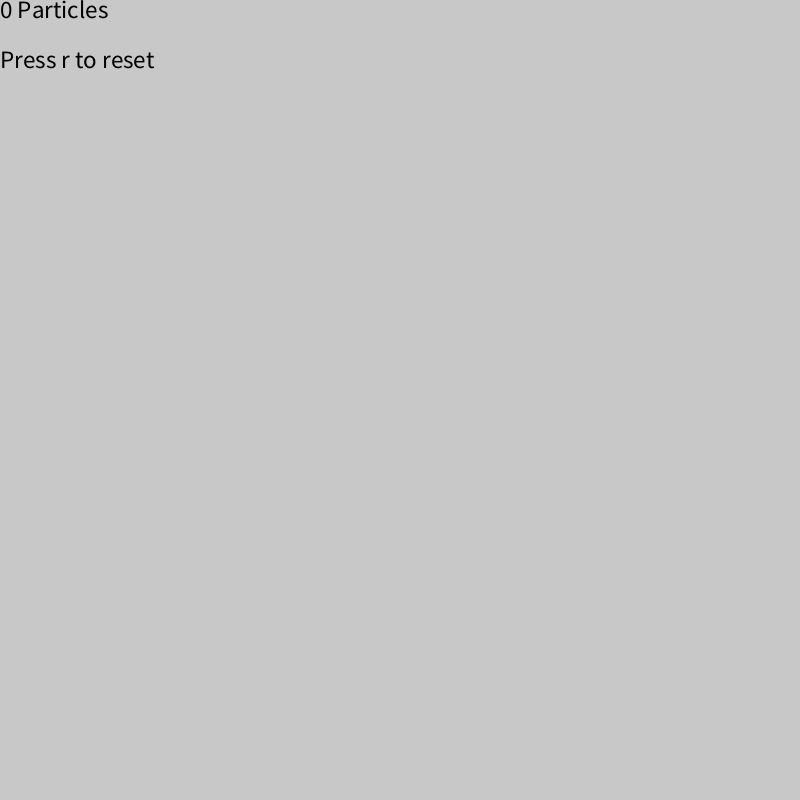
Frame 1 (no input)
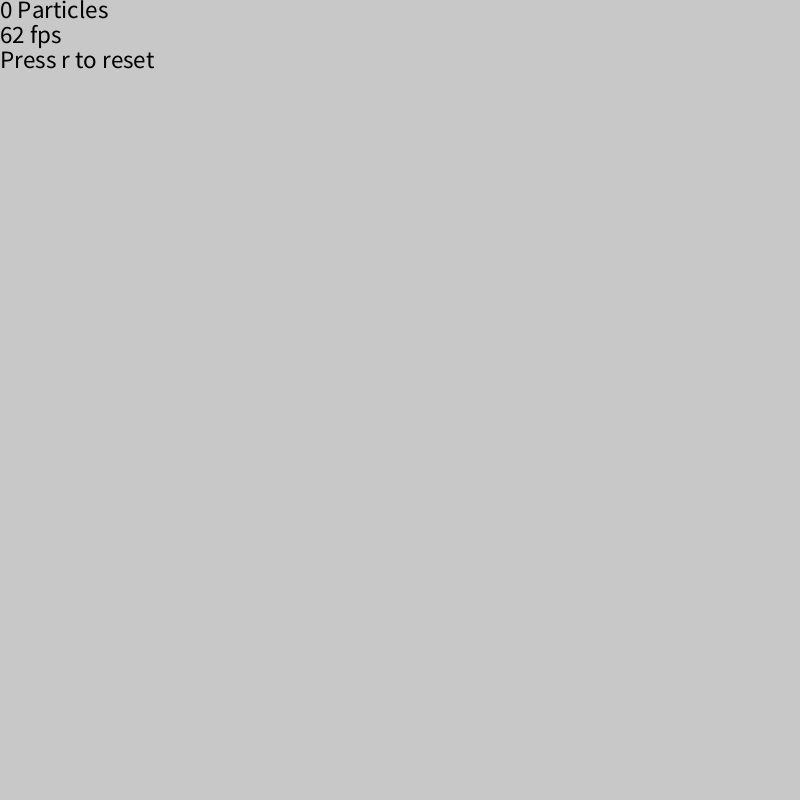
Frame 60 (the mouse pressed at the canvas centre just before this capture)
Frame 120 (the mouse held since frame 60 and released just before this capture): identical to frame 60, image omitted

The Processing sketch that drew these frames (run headless with seeded random() and noise(); from frame 60 on, the mouse is pressed at the canvas centre):

// Processing sketch: interesting
// ── interesting.pde
// Goal: Have lots of frictionless objects without gravity. Clicking adds a bunch 

int lastTime;
int deltaT;
IntList prevDeltas;

ArrayList<Particle> particles;

int startNum = 0;
int clickAdd = 100;
int radius = 3; // keep small -- no collision

String clickAction = "CIRCLE"; // CIRCLE, GRID, RANDOM

boolean slow = false;

void setup() {
    size(800, 800);

    textSize(25);
    textAlign(LEFT, TOP);

    particles = new ArrayList<Particle>();
    prevDeltas = new IntList();

    // add all the starting particles
    for (int i = 0; i < startNum; i ++) {
        particles.add(new Particle(random(0, width), random(0, width), random(Particle.minCharge, Particle.maxCharge)));
    }
}

void draw() {
    background(200);

    // keep track of time elapsed for the previous draw loop, and append to prevDeltas to calculate rolling average FPS
    deltaT = millis() - lastTime;
    lastTime = millis();
    prevDeltas.append(deltaT);

    fill(0);
    text(str(particles.size()) + " Particles", 0, 0);

    // calculate 20 frame rolling average for smooth fps estimation
    if (prevDeltas.size() > 20) {
        prevDeltas.remove(0);

        int deltaSum = 0;
        for (int delta : prevDeltas) deltaSum += delta;

        text(str(round(1000/(deltaSum/prevDeltas.size()))) + " fps", 0, 25);
    }

    text("Press r to reset", 0, 50);
    
    // slow motion just reduces the speed of the particles, and not the speed of calculation
    if (slow) {
        deltaT /= 10;
    }

    // remake the tree on every frame (faster than looping through each particle for each particle)
    // time complexity O(nlogn)
    BarnesHutt bh = new BarnesHutt(particles);

    // toggle to show the grid lines, slow and messy when there are a lot of particles
    // bh.display();

    // update particles in a random order
    IntList particleOrder = new IntList();
    for (int i = 0; i < particles.size(); i++) {
        particleOrder.append(i);
    }

    while (particleOrder.size() > 0) {
        int r = int(random(particleOrder.size()));
        int next = particleOrder.get(r);

        particles.get(next).update(bh.force(particles.get(next)));

        particleOrder.remove(r);
    }
}

void mousePressed() {
    // negative on left click
    float charge;

    // create the particles in a non-intersecting circle around the mouse
    if (clickAction == "CIRCLE") {
        // set the charge to +/- based off which mouse button was clicked
        if (mouseButton == LEFT) {
            float angle = TWO_PI/float(clickAdd);
            float r = clickAdd*radius/TWO_PI;

            for (int i = 0; i < clickAdd; i++) {
                charge = random(Particle.minCharge, 0);
                particles.add(new Particle(mouseX + r*cos(i*angle), mouseY + r*sin(i*angle), charge));
            }
        }
        else if (mouseButton == RIGHT) {
            float angle = TWO_PI/float(clickAdd);
            float r = clickAdd*radius/TWO_PI;

            for (int i = 0; i < clickAdd; i++) {
                charge = random(0, Particle.maxCharge);
                particles.add(new Particle(mouseX + r*cos(i*angle), mouseY + r*sin(i*angle), charge));
            }
        }
    }

    // create the particles in a grid around the mouse (square nearest to clickAdd);
    else if (clickAction == "GRID") {
        // set the charge to +/- based off which mouse button was clicked
        if (mouseButton == LEFT) {
            for (int x = -int(sqrt(clickAdd)/2); x <= int(sqrt(clickAdd)/2); x++) {
                for (int y = -int(sqrt(clickAdd)/2); y <= int(sqrt(clickAdd)/2); y++) {
                    charge = random(Particle.minCharge, 0); 

                    particles.add(new Particle(mouseX + x*radius, mouseY + y*radius, charge));
                }
            }
        }
        else if (mouseButton == RIGHT) {
            for (int x = -int(sqrt(clickAdd)/2); x <= int(sqrt(clickAdd)/2); x++) {
                for (int y = -int(sqrt(clickAdd)/2); y <= int(sqrt(clickAdd)/2); y++) {
                    charge = random(0, Particle.maxCharge); 

                    particles.add(new Particle(mouseX + x*radius, mouseY + y*radius, charge));
                }
            }
        }
    }

    // just add them in random locations on the screen
    else if (clickAction == "RANDOM") {
        // set the charge to +/- based off which mouse button was clicked
        if (mouseButton == LEFT) {
            for (int i = 0; i < clickAdd; i++) {
                charge = random(Particle.minCharge, 0); 

                particles.add(new Particle(random(0, width), random(0, height), charge));
            }
        }

        else if (mouseButton == RIGHT) {
            for (int i = 0; i < clickAdd; i++) {
                charge = random(0, Particle.maxCharge); 

                particles.add(new Particle(random(0, width), random(0, height), charge));
            }
        }
    }
}

// slow motion on
void keyPressed() {    
    if (key == ' ') {
        slow = true;
        frameRate(30);
    } else if (key == 'r') {
        particles = new ArrayList<Particle>();
    }
}

// slow motion off
void keyReleased() {
    if (key == ' ') {
        slow = false;
        frameRate(60);
    }
}
// ── Particle.pde
class Particle {
    float x, y, charge;
    PVector vel;

    float maxSpeed = 0.5;
    float dampening = 1; // (0, 1]. 1 is no dampening

    static final int minCharge = -10;
    static final int maxCharge = 10;

    color pos = color(255, 80, 0);
    color nut = color(0, 0, 255);
    color neg = color(0, 255, 80);

    Particle(float x, float y, float charge) {
        this.x = x;
        this.y = y;
        vel = new PVector(0, 0);

        if (charge > maxCharge) this.charge = maxCharge;
        else if (charge < minCharge) this.charge = minCharge;
        else this.charge = charge;
    }

    void update(PVector force) {
        vel.add(force).limit(maxSpeed);
        vel.mult(dampening);

        // compensate for the time
        float newx = x + vel.x*deltaT;
        float newy = y + vel.y*deltaT;

        // better wall bounces, stop it from skipping over (still breaks if it skipps over an entire multiple of width, unlikely)
        if (newx < 0) {
            newx *= -1;
            vel.x *= -1;
        }
        if (width < newx) {
            newx = width - (newx - width);
            vel.x *= -1;
        }
        
        if (newy < 0) {
            newy *= -1;
            vel.y *= -1;
        }
        if (height < newy) {
            newy = height - (newy - height);
            vel.y *= -1;
        }

        x = newx; 
        y = newy; 

        // println(x, y);

        display();
    }

    void display() {
        noStroke();

        // if negative, fill green
        if (charge < 0) fill(lerpColor(neg, nut, map(charge, minCharge, maxCharge, 0, 1)));
        // otherwise fill red
        else fill(lerpColor(nut, pos, map(charge, minCharge, maxCharge, 0, 1)));

        circle(x, y, radius);
    }
}

// ── Tree.pde
// class to hold the quad-tree used in the algorithm
class BarnesHutt {

    QuadNode head;

    // create a new tree based off the list of particles
    BarnesHutt(ArrayList<Particle> particles) {
        head = new QuadNode(width/2, height/2, width, height);

        // insert each particle one by one into the tree
        for (Particle particle : particles) {
            head.insert(particle);
        }

        println(head.totalCharge);
    }

    // TODO: find list of possible 
    PVector force(Particle p) {
        return new PVector(0, 0);
    }

    void display() {
        strokeWeight(2);
        stroke(0);
        head.display();
    }
}

class QuadNode {
    // center values
    float x, y;

    // width and height 
    float w, h; 

    // stores the total charge in a node, and the center of charge for the node
    float totalCharge, chargex, chargey;

    Particle contains = null;

    boolean parent = false;
    QuadNode[] children = new QuadNode[4]; // store the 4 children nodes

    QuadNode(float x, float y, float w, float h) {
        this.x = x;
        this.y = y;
        this.w = w;
        this.h = h;
    }

    // QuadNode(float x, float y, float w, float h, Particle p) {
    //     this.x = x;
    //     this.y = y;
    //     this.w = w;
    //     this.h = h;

    //     contains = p;

    //     totalCharge = p.charge;
    //     chargex = p.x;
    //     chargey = p.y;
    // }

    void insert(Particle p) {
        // if it already has a particle inside of it
        if (parent) { // if it's a parent node
            for (QuadNode child : children) {
                if (child.hasParticle(p)) child.insert(p); // this shouldn't happen multiple times
            }
        } else if (contains == null) {
            contains = p;
            println("Particle added to node at", x, y);
        } else if (contains != null) {
            parent = true;

            int next = 0;
            float[] xvals = {x-w/4, x+w/4};
            float[] yvals = {y-h/4, y+h/4};
            for (float newx : xvals) {
                for (float newy : yvals) {
                    children[next] = new QuadNode(newx, newy, w/2, h/2);
                    
                    // if the new quadrant contains either particle, add the particle to that quadrant
                    if (children[next].hasParticle(contains)) children[next].insert(contains);
                    if (children[next].hasParticle(p)) children[next].insert(p);

                    next++;
                }
            }
        } 

        // update center of charge
        chargex = (chargex*totalCharge + p.charge*p.x)/(totalCharge + p.charge);
        chargey = (chargey*totalCharge + p.charge*p.y)/(totalCharge + p.charge);
        totalCharge += p.charge;
    }

    boolean hasParticle(Particle p) {
        return (x - w/2 < p.x && p.x <= x + w/2 &&
                y - h/2 < p.y && p.y <= y + h/2);
    }

    // recursively shows boundary lines for each section
    void display() {
        line(x-w/2, y-h/2,  x-w/2, y+h/2);
        line(x-w/2, y+h/2,  x+w/2, y+h/2);
        line(x+w/2, y-h/2,  x+w/2, y+h/2);
        line(x-w/2, y-h/2,  x+w/2, y-h/2);

        if (parent) {
            for (QuadNode child : children) child.display();
        }
    }
}
